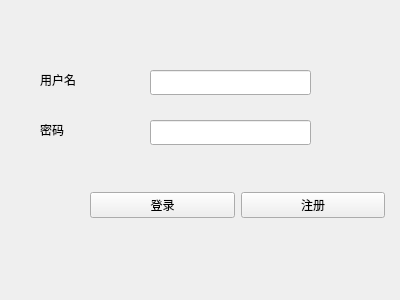
<?xml version="1.0" encoding="UTF-8"?>
<ui version="4.0">
 <class>Form</class>
 <widget class="QWidget" name="Form">
  <property name="geometry">
   <rect>
    <x>0</x>
    <y>0</y>
    <width>400</width>
    <height>300</height>
   </rect>
  </property>
  <property name="windowTitle">
   <string>Form</string>
  </property>
  <widget class="QLineEdit" name="password_input">
   <property name="geometry">
    <rect>
     <x>150</x>
     <y>120</y>
     <width>161</width>
     <height>25</height>
    </rect>
   </property>
  </widget>
  <widget class="QWidget" name="layoutWidget">
   <property name="geometry">
    <rect>
     <x>90</x>
     <y>190</y>
     <width>295</width>
     <height>30</height>
    </rect>
   </property>
   <layout class="QHBoxLayout" name="horizontalLayout">
    <item>
     <widget class="QPushButton" name="btn_login">
      <property name="text">
       <string>登录</string>
      </property>
     </widget>
    </item>
    <item>
     <widget class="QPushButton" name="btn_register">
      <property name="text">
       <string>注册</string>
      </property>
     </widget>
    </item>
   </layout>
  </widget>
  <widget class="QLineEdit" name="username_input">
   <property name="geometry">
    <rect>
     <x>150</x>
     <y>70</y>
     <width>161</width>
     <height>25</height>
    </rect>
   </property>
  </widget>
  <widget class="QLabel" name="label">
   <property name="geometry">
    <rect>
     <x>40</x>
     <y>70</y>
     <width>69</width>
     <height>19</height>
    </rect>
   </property>
   <property name="text">
    <string>用户名</string>
   </property>
  </widget>
  <widget class="QLabel" name="label_2">
   <property name="geometry">
    <rect>
     <x>40</x>
     <y>120</y>
     <width>69</width>
     <height>19</height>
    </rect>
   </property>
   <property name="text">
    <string>密码</string>
   </property>
  </widget>
 </widget>
 <resources/>
 <connections/>
</ui>
